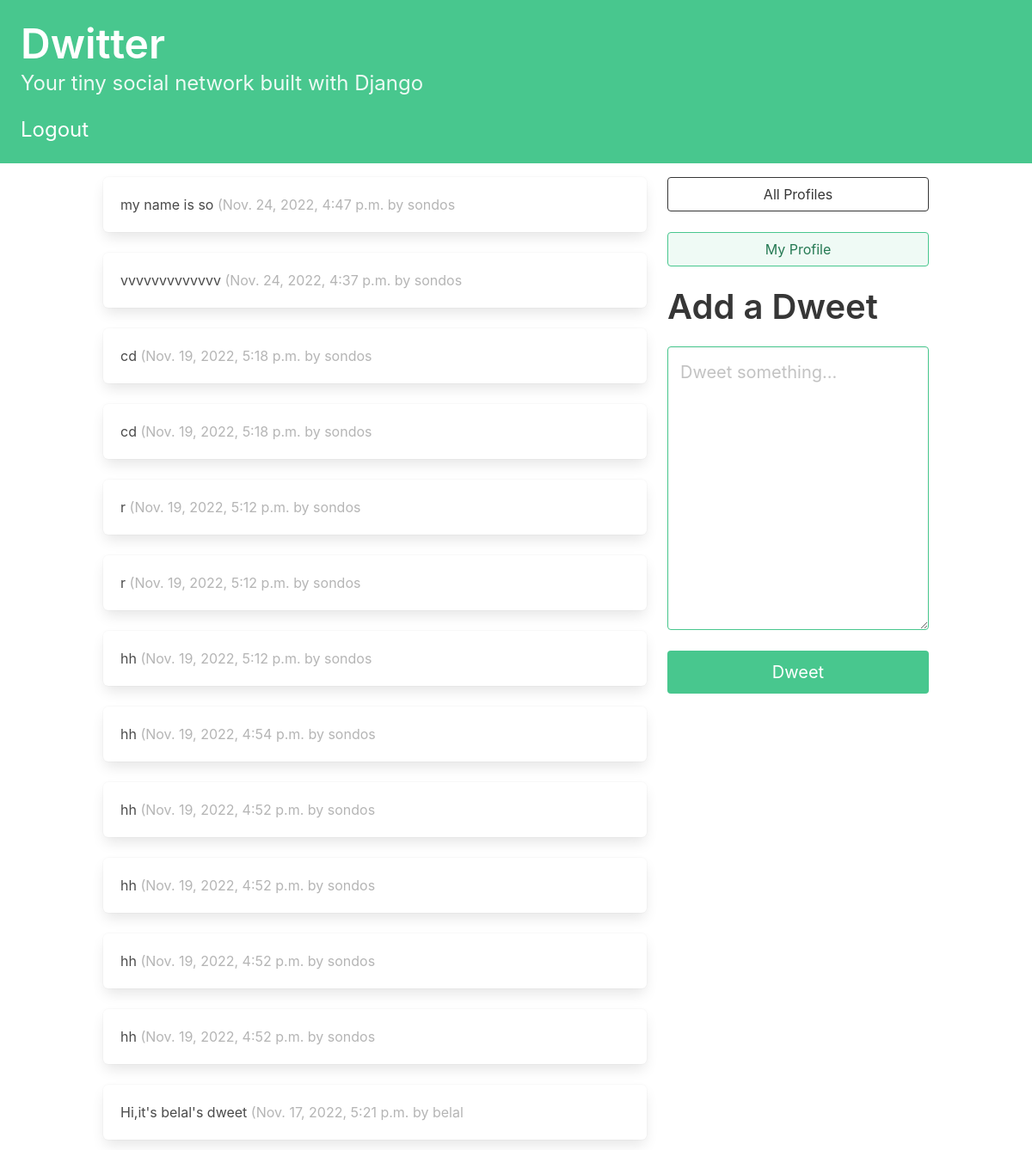
The page /dashboard/ (signed in) on the database its author committed.
### dwitter/models.py (models this page shows, shortened)
class Dweet(models.Model):
 user = models.ForeignKey(User,
    related_name="dweets",
    on_delete=models.DO_NOTHING)
 body = models.CharField(max_length=140)
 created_at = models.DateTimeField(auto_now_add=True)

### dwitter/views.py (the view)
# urls.py: path("dashboard/", dashboard, name="dashboard"),
def dashboard(request):
 if request.user.is_authenticated:
  form = DweetForm(request.POST or None)
  if request.method == "POST":
   if form.is_valid():
    dweet = form.save(commit=False)
    dweet.user = request.user
    dweet.save()
    return redirect("dashboard")
  followed_dweets = Dweet.objects.filter(
    user__profile__in=request.user.profile.follows.all()
     ).order_by("-created_at")
  return render(
     request,
     "dwitter/dashboard.html",
     {"form": form, "dweets": followed_dweets},
    )
 else:
   return redirect('%s?next=%s' % (settings.LOGIN_URL, request.path))

### dwitter/forms.py
class DweetForm(forms.ModelForm):
 body = forms.CharField(
                 required=True,
                 widget=forms.widgets.Textarea(
                 attrs={
                 "placeholder": "Dweet something...",
                 "class": "textarea is-success is-medium",
                       }
                   ),
                 label="",
                )
 class Meta:
  model = Dweet
  exclude = ("user", )

### dwitter/templates/dwitter/dashboard.html (shortened to what this page needs)
{% extends 'base.html' %}
{% block content %}
<div class="column">
    {% for dweet in dweets %}
    <div class="box">
    {{dweet.body}}
    <span class="is-small has-text-grey-light">
    ({{ dweet.created_at }} by {{ dweet.user.username }}
    </span>
    </div>
    {% endfor %}
</div>
<div class="column is-one-third">
<div class="block">
<a href="{% url 'profile_list' %} ">
<button class="button is-dark is-outlined is-fullwidth">
All Profiles
</button>
</a>
</div>
<div class="block">
<a href="{% url 'profile' request.user.profile.id %} ">
<button class="button is-success is-light is-outlined is-fullwidth">
My Profile
</button>
</a>
</div>
<div class="block">
<div class="block">
<h2 class="title is-2">Add a Dweet</p>
</div>
<div class="block">
<form method="post">
{{ form.as_p }}
<button class="button is-success is-fullwidth is-medium mt-5"
type="submit">Dweet
</button>
</form>
</div>
</div>
</div>
{% endblock content %}

### rows shown on the page
Dweet: body "my name is so", created_at "Nov. 24, 2022, 4:47 p.m.", user.username "sondos"
Dweet: body "vvvvvvvvvvvvv", created_at "Nov. 24, 2022, 4:37 p.m.", user.username "sondos"
Dweet: body "cd", created_at "Nov. 19, 2022, 5:18 p.m.", user.username "sondos"
Dweet: body "cd", created_at "Nov. 19, 2022, 5:18 p.m.", user.username "sondos"
Dweet: body "r", created_at "Nov. 19, 2022, 5:12 p.m.", user.username "sondos"
Dweet: body "r", created_at "Nov. 19, 2022, 5:12 p.m.", user.username "sondos"
Dweet: body "hh", created_at "Nov. 19, 2022, 5:12 p.m.", user.username "sondos"
Dweet: body "hh", created_at "Nov. 19, 2022, 4:54 p.m.", user.username "sondos"
Dweet: body "hh", created_at "Nov. 19, 2022, 4:52 p.m.", user.username "sondos"
Dweet: body "hh", created_at "Nov. 19, 2022, 4:52 p.m.", user.username "sondos"
Dweet: body "hh", created_at "Nov. 19, 2022, 4:52 p.m.", user.username "sondos"
Dweet: body "hh", created_at "Nov. 19, 2022, 4:52 p.m.", user.username "sondos"
Dweet: body "Hi,it's belal's dweet", created_at "Nov. 17, 2022, 5:21 p.m.", user.username "belal"
